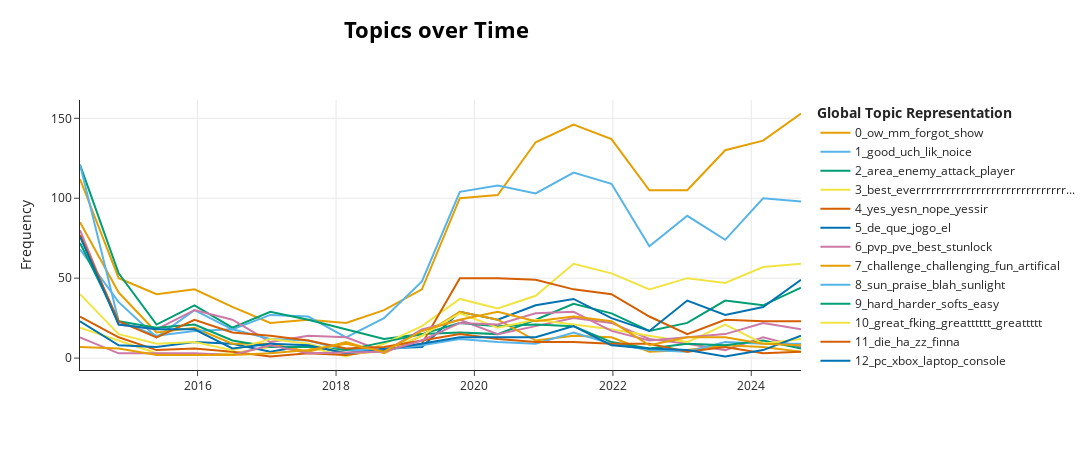

This figure's notebook cell:
### Code cell
pos_model.visualize_topics_over_time(pos_topics_over_time, top_n_topics=15)

### Figure 1 — Plotly figure (JSON) as saved in the notebook; plotly's stock layout.template omitted (floating-point values rounded to 4 significant figures)
{"data": [{"hoverinfo": "text", "hovertext": ["<b>Topic 0</b><br>Words: ow, mm, forgot, show, among", "<b>Topic 0</b><br>Words: ow, mm, forgot, show, among", "<b>Topic 0</b><br>Words: ow, mm, forgot, show, among", "<b>Topic 0</b><br>Words: ow, mm, forgot, show, among", "<b>Topic 0</b><br>Words: ow, mm, forgot, show, among", "<b>Topic 0</b><br>Words: ow, mm, forgot, show, among", "<b>Topic 0</b><br>Words: ow, mm, forgot, show, among", "<b>Topic 0</b><br>Words: ow, mm, forgot, show, among", "<b>Topic 0</b><br>Words: show, ow, mm, forgot, among", "<b>Topic 0</b><br>Words: ow, mm, forgot, show, among", "<b>Topic 0</b><br>Words: ow, mm, forgot, show, among", "<b>Topic 0</b><br>Words: mm, ow, forgot, show, among", "<b>Topic 0</b><br>Words: ow, mm, forgot, show, among", "<b>Topic 0</b><br>Words: among, show, ow, mm, forgot", "<b>Topic 0</b><br>Words: ow, mm, forgot, show, among", "<b>Topic 0</b><br>Words: forgot, ow, mm, show, among", "<b>Topic 0</b><br>Words: ow, mm, forgot, show, among", "<b>Topic 0</b><br>Words: ow, mm, forgot, show, among", "<b>Topic 0</b><br>Words: till, ow, mm, forgot, show", "<b>Topic 0</b><br>Words: last, ow, mm, forgot, show"], "marker": {"color": "#E69F00"}, "mode": "lines", "name": "0_ow_mm_forgot_show", "type": "scatter", "x": ["2014-04-20T18:07:07.316999", "2014-11-10T19:13:09.150000", "2015-05-29T20:17:53.300000", "2015-12-15T21:22:37.449999", "2016-07-02T22:27:21.600000", "2017-01-18T23:32:05.750000", "2017-08-07T00:36:49.900000", "2018-02-23T01:41:34.049999", "2018-09-11T02:46:18.200000", "2019-03-30T03:51:02.350000", "2019-10-16T04:55:46.500000", "2020-05-03T06:00:30.649999", "2020-11-19T07:05:14.800000", "2021-06-07T08:09:58.950000", "2021-12-24T09:14:43.100000", "2022-07-12T10:19:27.249999", "2023-01-28T11:24:11.400000", "2023-08-16T12:28:55.550000", "2024-03-03T13:33:39.700000", "2024-09-19T14:38:23.849999"], "y": [112, 50, 40, 43, 32, 22, 24, 22, 30, 43, 100, 102, 135, 146, 137, 105, 105, 130, 136, 153]}, {"hoverinfo": "text", "hovertext": ["<b>Topic 1</b><br>Words: good, omg, as, uch, lik", "<b>Topic 1</b><br>Words: good, dat, im, god, uch", "<b>Topic 1</b><br>Words: good, uch, lik, noice, dat", "<b>Topic 1</b><br>Words: good, uch, lik, noice, dat", "<b>Topic 1</b><br>Words: good, uch, lik, noice, dat", "<b>Topic 1</b><br>Words: good, uch, lik, noice, dat", "<b>Topic 1</b><br>Words: good, uch, lik, noice, dat", "<b>Topic 1</b><br>Words: good, man, uch, lik, noice", "<b>Topic 1</b><br>Words: good, uch, lik, noice, dat", "<b>Topic 1</b><br>Words: good, noice, uch, lik, dat", "<b>Topic 1</b><br>Words: good, lik, honestly, uch, noice", "<b>Topic 1</b><br>Words: good, uch, vary, lol, lik", "<b>Topic 1</b><br>Words: good, uch, lik, noice, dat", "<b>Topic 1</b><br>Words: good, thats, uch, lik, noice", "<b>Topic 1</b><br>Words: good, please, uch, lik, noice", "<b>Topic 1</b><br>Words: good, uch, lik, noice, dat", "<b>Topic 1</b><br>Words: good, uch, lik, noice, dat", "<b>Topic 1</b><br>Words: good, af, uch, lik, noice", "<b>Topic 1</b><br>Words: good, ol, uch, lik, noice", "<b>Topic 1</b><br>Words: good, uch, lik, noice, dat"], "marker": {"color": "#56B4E9"}, "mode": "lines", "name": "1_good_uch_lik_noice", "type": "scatter", "x": ["2014-04-20T18:07:07.316999", "2014-11-10T19:13:09.150000", "2015-05-29T20:17:53.300000", "2015-12-15T21:22:37.449999", "2016-07-02T22:27:21.600000", "2017-01-18T23:32:05.750000", "2017-08-07T00:36:49.900000", "2018-02-23T01:41:34.049999", "2018-09-11T02:46:18.200000", "2019-03-30T03:51:02.350000", "2019-10-16T04:55:46.500000", "2020-05-03T06:00:30.649999", "2020-11-19T07:05:14.800000", "2021-06-07T08:09:58.950000", "2021-12-24T09:14:43.100000", "2022-07-12T10:19:27.249999", "2023-01-28T11:24:11.400000", "2023-08-16T12:28:55.550000", "2024-03-03T13:33:39.700000", "2024-09-19T14:38:23.849999"], "y": [68, 35, 13, 30, 18, 27, 26, 13, 25, 48, 104, 108, 103, 116, 109, 70, 89, 74, 100, 98]}, {"hoverinfo": "text", "hovertext": ["<b>Topic 2</b><br>Words: player, covenant, attack, item, summon", "<b>Topic 2</b><br>Words: matrixdll, spoiler, area, player, heide", "<b>Topic 2</b><br>Words: dsi, dragon, player, weapon, demon", "<b>Topic 2</b><br>Words: noobforever, attack, player, bonfire, enemy", "<b>Topic 2</b><br>Words: dsiii, summon, dsi, player, area", "<b>Topic 2</b><br>Words: bonfire, design, parry, spoiler, attack", "<b>Topic 2</b><br>Words: covenant, fight, player, enemy, stats", "<b>Topic 2</b><br>Words: player, number, area, certain, bonfire", "<b>Topic 2</b><br>Words: spoiler, summons, shield, invader, ptde", "<b>Topic 2</b><br>Words: case, enemy, weeb, covenant, attack", "<b>Topic 2</b><br>Words: url, check, iii, estus, flask", "<b>Topic 2</b><br>Words: dks, early, roll, adp, area", "<b>Topic 2</b><br>Words: list, enemy, area, several, attack", "<b>Topic 2</b><br>Words: heal, attack, area, enemy, item", "<b>Topic 2</b><br>Words: lothian, fight, axe, attack, roll", "<b>Topic 2</b><br>Words: hr, vendrik, light, level, early", "<b>Topic 2</b><br>Words: zone, attack, enemy, path, king", "<b>Topic 2</b><br>Words: td, dementia, tr, cancer, syndrome", "<b>Topic 2</b><br>Words: move, attack, enemy, spoiler, area", "<b>Topic 2</b><br>Words: spoiler, enemy, crown, bonefire, king"], "marker": {"color": "#009E73"}, "mode": "lines", "name": "2_area_enemy_attack_player", "type": "scatter", "x": ["2014-04-20T18:07:07.316999", "2014-11-10T19:13:09.150000", "2015-05-29T20:17:53.300000", "2015-12-15T21:22:37.449999", "2016-07-02T22:27:21.600000", "2017-01-18T23:32:05.750000", "2017-08-07T00:36:49.900000", "2018-02-23T01:41:34.049999", "2018-09-11T02:46:18.200000", "2019-03-30T03:51:02.350000", "2019-10-16T04:55:46.500000", "2020-05-03T06:00:30.649999", "2020-11-19T07:05:14.800000", "2021-06-07T08:09:58.950000", "2021-12-24T09:14:43.100000", "2022-07-12T10:19:27.249999", "2023-01-28T11:24:11.400000", "2023-08-16T12:28:55.550000", "2024-03-03T13:33:39.700000", "2024-09-19T14:38:23.849999"], "y": [121, 53, 21, 33, 19, 29, 24, 18, 12, 15, 16, 15, 24, 34, 28, 17, 22, 36, 33, 44]}, {"hoverinfo": "text", "hovertext": ["<b>Topic 3</b><br>Words: best, everrrrrrrrrrrrrrrrrrrrrrrrrrrrrrrrrrrrrrrrrrrrrrrrrrrrrrrrrrrrrrrrrrrrrrrrrrrrrrrrrrrrrrrrrrrrrrrrrrrrrrr, ah, btw, proper", "<b>Topic 3</b><br>Words: best, everrrrrrrrrrrrrrrrrrrrrrrrrrrrrrrrrrrrrrrrrrrrrrrrrrrrrrrrrrrrrrrrrrrrrrrrrrrrrrrrrrrrrrrrrrrrrrrrrrrrrrr, proper, job, ah", "<b>Topic 3</b><br>Words: best, everrrrrrrrrrrrrrrrrrrrrrrrrrrrrrrrrrrrrrrrrrrrrrrrrrrrrrrrrrrrrrrrrrrrrrrrrrrrrrrrrrrrrrrrrrrrrrrrrrrrrrr, ah, btw, proper", "<b>Topic 3</b><br>Words: best, everrrrrrrrrrrrrrrrrrrrrrrrrrrrrrrrrrrrrrrrrrrrrrrrrrrrrrrrrrrrrrrrrrrrrrrrrrrrrrrrrrrrrrrrrrrrrrrrrrrrrrr, ah, btw, proper", "<b>Topic 3</b><br>Words: best, lol, everrrrrrrrrrrrrrrrrrrrrrrrrrrrrrrrrrrrrrrrrrrrrrrrrrrrrrrrrrrrrrrrrrrrrrrrrrrrrrrrrrrrrrrrrrrrrrrrrrrrrrr, ah, btw", "<b>Topic 3</b><br>Words: best, everrrrrrrrrrrrrrrrrrrrrrrrrrrrrrrrrrrrrrrrrrrrrrrrrrrrrrrrrrrrrrrrrrrrrrrrrrrrrrrrrrrrrrrrrrrrrrrrrrrrrrr, ah, btw, proper", "<b>Topic 3</b><br>Words: best, hope, everrrrrrrrrrrrrrrrrrrrrrrrrrrrrrrrrrrrrrrrrrrrrrrrrrrrrrrrrrrrrrrrrrrrrrrrrrrrrrrrrrrrrrrrrrrrrrrrrrrrrrr, ah, btw", "<b>Topic 3</b><br>Words: best, everrrrrrrrrrrrrrrrrrrrrrrrrrrrrrrrrrrrrrrrrrrrrrrrrrrrrrrrrrrrrrrrrrrrrrrrrrrrrrrrrrrrrrrrrrrrrrrrrrrrrrr, ah, btw, proper", "<b>Topic 3</b><br>Words: best, everrrrrrrrrrrrrrrrrrrrrrrrrrrrrrrrrrrrrrrrrrrrrrrrrrrrrrrrrrrrrrrrrrrrrrrrrrrrrrrrrrrrrrrrrrrrrrrrrrrrrrr, ah, btw, proper", "<b>Topic 3</b><br>Words: best, btw, everrrrrrrrrrrrrrrrrrrrrrrrrrrrrrrrrrrrrrrrrrrrrrrrrrrrrrrrrrrrrrrrrrrrrrrrrrrrrrrrrrrrrrrrrrrrrrrrrrrrrrr, ah, proper", "<b>Topic 3</b><br>Words: best, everrrrrrrrrrrrrrrrrrrrrrrrrrrrrrrrrrrrrrrrrrrrrrrrrrrrrrrrrrrrrrrrrrrrrrrrrrrrrrrrrrrrrrrrrrrrrrrrrrrrrrr, ah, btw, proper", "<b>Topic 3</b><br>Words: best, everrrrrrrrrrrrrrrrrrrrrrrrrrrrrrrrrrrrrrrrrrrrrrrrrrrrrrrrrrrrrrrrrrrrrrrrrrrrrrrrrrrrrrrrrrrrrrrrrrrrrrr, ah, btw, proper", "<b>Topic 3</b><br>Words: best, ah, everrrrrrrrrrrrrrrrrrrrrrrrrrrrrrrrrrrrrrrrrrrrrrrrrrrrrrrrrrrrrrrrrrrrrrrrrrrrrrrrrrrrrrrrrrrrrrrrrrrrrrr, btw, proper", "<b>Topic 3</b><br>Words: best, everrrrrrrrrrrrrrrrrrrrrrrrrrrrrrrrrrrrrrrrrrrrrrrrrrrrrrrrrrrrrrrrrrrrrrrrrrrrrrrrrrrrrrrrrrrrrrrrrrrrrrr, ah, btw, proper", "<b>Topic 3</b><br>Words: best, clearly, everrrrrrrrrrrrrrrrrrrrrrrrrrrrrrrrrrrrrrrrrrrrrrrrrrrrrrrrrrrrrrrrrrrrrrrrrrrrrrrrrrrrrrrrrrrrrrrrrrrrrrr, ah, btw", "<b>Topic 3</b><br>Words: best, everrrrrrrrrrrrrrrrrrrrrrrrrrrrrrrrrrrrrrrrrrrrrrrrrrrrrrrrrrrrrrrrrrrrrrrrrrrrrrrrrrrrrrrrrrrrrrrrrrrrrrr, ah, btw, proper", "<b>Topic 3</b><br>Words: best, ah, yes, everrrrrrrrrrrrrrrrrrrrrrrrrrrrrrrrrrrrrrrrrrrrrrrrrrrrrrrrrrrrrrrrrrrrrrrrrrrrrrrrrrrrrrrrrrrrrrrrrrrrrrr, btw", "<b>Topic 3</b><br>Words: best, right, everrrrrrrrrrrrrrrrrrrrrrrrrrrrrrrrrrrrrrrrrrrrrrrrrrrrrrrrrrrrrrrrrrrrrrrrrrrrrrrrrrrrrrrrrrrrrrrrrrrrrrr, ah, btw", "<b>Topic 3</b><br>Words: best, everrrrrrrrrrrrrrrrrrrrrrrrrrrrrrrrrrrrrrrrrrrrrrrrrrrrrrrrrrrrrrrrrrrrrrrrrrrrrrrrrrrrrrrrrrrrrrrrrrrrrrr, ah, btw, proper", "<b>Topic 3</b><br>Words: best, everrrrrrrrrrrrrrrrrrrrrrrrrrrrrrrrrrrrrrrrrrrrrrrrrrrrrrrrrrrrrrrrrrrrrrrrrrrrrrrrrrrrrrrrrrrrrrrrrrrrrrr, ah, btw, proper"], "marker": {"color": "#F0E442"}, "mode": "lines", "name": "3_best_everrrrrrrrrrrrrrrrrrrrrrrrrrrrrr...", "type": "scatter", "x": ["2014-04-20T18:07:07.316999", "2014-11-10T19:13:09.150000", "2015-05-29T20:17:53.300000", "2015-12-15T21:22:37.449999", "2016-07-02T22:27:21.600000", "2017-01-18T23:32:05.750000", "2017-08-07T00:36:49.900000", "2018-02-23T01:41:34.049999", "2018-09-11T02:46:18.200000", "2019-03-30T03:51:02.350000", "2019-10-16T04:55:46.500000", "2020-05-03T06:00:30.649999", "2020-11-19T07:05:14.800000", "2021-06-07T08:09:58.950000", "2021-12-24T09:14:43.100000", "2022-07-12T10:19:27.249999", "2023-01-28T11:24:11.400000", "2023-08-16T12:28:55.550000", "2024-03-03T13:33:39.700000", "2024-09-19T14:38:23.849999"], "y": [19, 11, 3, 2, 3, 7, 7, 1, 9, 20, 37, 31, 39, 59, 53, 43, 50, 47, 57, 59]}, {"hoverinfo": "text", "hovertext": ["<b>Topic 4</b><br>Words: yes, hahahahaha, nope, reccomend, yesn", "<b>Topic 4</b><br>Words: yes, nope, yesn, yessir, hahahahaha", "<b>Topic 4</b><br>Words: yes, yesn, nope, yessir, hahahahaha", "<b>Topic 4</b><br>Words: yes, yesn, nope, yessir, hahahahaha", "<b>Topic 4</b><br>Words: yes, yesn, nope, yessir, hahahahaha", "<b>Topic 4</b><br>Words: yes, yesn, nope, yessir, hahahahaha", "<b>Topic 4</b><br>Words: yes, yesn, nope, yessir, hahahahaha", "<b>Topic 4</b><br>Words: yes, yesn, nope, yessir, hahahahaha", "<b>Topic 4</b><br>Words: yes, yesn, nope, yessir, hahahahaha", "<b>Topic 4</b><br>Words: yes, yesn, nope, yessir, hahahahaha", "<b>Topic 4</b><br>Words: yes, yesn, nope, yessir, hahahahaha", "<b>Topic 4</b><br>Words: yes, yesn, nope, yessir, hahahahaha", "<b>Topic 4</b><br>Words: yes, yesn, nope, yessir, hahahahaha", "<b>Topic 4</b><br>Words: yes, bro, sir, yesn, nope", "<b>Topic 4</b><br>Words: yes, yesn, nope, yessir, hahahahaha", "<b>Topic 4</b><br>Words: yes, yesn, nope, yessir, hahahahaha", "<b>Topic 4</b><br>Words: yes, yesn, nope, yessir, hahahahaha", "<b>Topic 4</b><br>Words: yes, yessir, yesn, nope, hahahahaha", "<b>Topic 4</b><br>Words: yes, yesn, nope, yessir, hahahahaha", "<b>Topic 4</b><br>Words: yes, yesn, nope, yessir, hahahahaha"], "marker": {"color": "#D55E00"}, "mode": "lines", "name": "4_yes_yesn_nope_yessir", "type": "scatter", "x": ["2014-04-20T18:07:07.316999", "2014-11-10T19:13:09.150000", "2015-05-29T20:17:53.300000", "2015-12-15T21:22:37.449999", "2016-07-02T22:27:21.600000", "2017-01-18T23:32:05.750000", "2017-08-07T00:36:49.900000", "2018-02-23T01:41:34.049999", "2018-09-11T02:46:18.200000", "2019-03-30T03:51:02.350000", "2019-10-16T04:55:46.500000", "2020-05-03T06:00:30.649999", "2020-11-19T07:05:14.800000", "2021-06-07T08:09:58.950000", "2021-12-24T09:14:43.100000", "2022-07-12T10:19:27.249999", "2023-01-28T11:24:11.400000", "2023-08-16T12:28:55.550000", "2024-03-03T13:33:39.700000", "2024-09-19T14:38:23.849999"], "y": [26, 13, 5, 6, 4, 1, 3, 2, 5, 9, 50, 50, 49, 43, 40, 26, 15, 24, 23, 23]}, {"hoverinfo": "text", "hovertext": ["<b>Topic 5</b><br>Words: que, de, jogo, el, bom", "<b>Topic 5</b><br>Words: de, que, jogo, la, le", "<b>Topic 5</b><br>Words: que, el, jogo, de, ncia", "<b>Topic 5</b><br>Words: que, jogo, de, vai, morrer", "<b>Topic 5</b><br>Words: de, que, el, en, la", "<b>Topic 5</b><br>Words: que, de, en, su, la", "<b>Topic 5</b><br>Words: que, la, el, se, de", "<b>Topic 5</b><br>Words: morrer, perfeito, matar, mais, se", "<b>Topic 5</b><br>Words: el, totales, necesitas, favorita, tanti", "<b>Topic 5</b><br>Words: de, el, que, lo, un", "<b>Topic 5</b><br>Words: que, juegazo, jogo, de, pero", "<b>Topic 5</b><br>Words: jogo, que, de, ma, um", "<b>Topic 5</b><br>Words: novo, de, que, el, um", "<b>Topic 5</b><br>Words: que, jogo, de, um, mais", "<b>Topic 5</b><br>Words: de, la, que, el, pero", "<b>Topic 5</b><br>Words: que, de, pra, jogo, voc", "<b>Topic 5</b><br>Words: de, que, jogo, el, la", "<b>Topic 5</b><br>Words: te, odeio, amo, que, de", "<b>Topic 5</b><br>Words: de, que, juego, la, el", "<b>Topic 5</b><br>Words: de, que, jogo, la, el"], "marker": {"color": "#0072B2"}, "mode": "lines", "name": "5_de_que_jogo_el", "type": "scatter", "x": ["2014-04-20T18:07:07.316999", "2014-11-10T19:13:09.150000", "2015-05-29T20:17:53.300000", "2015-12-15T21:22:37.449999", "2016-07-02T22:27:21.600000", "2017-01-18T23:32:05.750000", "2017-08-07T00:36:49.900000", "2018-02-23T01:41:34.049999", "2018-09-11T02:46:18.200000", "2019-03-30T03:51:02.350000", "2019-10-16T04:55:46.500000", "2020-05-03T06:00:30.649999", "2020-11-19T07:05:14.800000", "2021-06-07T08:09:58.950000", "2021-12-24T09:14:43.100000", "2022-07-12T10:19:27.249999", "2023-01-28T11:24:11.400000", "2023-08-16T12:28:55.550000", "2024-03-03T13:33:39.700000", "2024-09-19T14:38:23.849999"], "y": [23, 8, 7, 10, 9, 4, 8, 3, 6, 7, 29, 24, 33, 37, 25, 17, 36, 27, 32, 49]}, {"hoverinfo": "text", "hovertext": ["<b>Topic 6</b><br>Words: pvp, pve, unbalance, latency, hacker", "<b>Topic 6</b><br>Words: pvp, pve, watting, raipers, againsts", "<b>Topic 6</b><br>Words: stunlock, pvp, pve, ballz, zuck", "<b>Topic 6</b><br>Words: pvp, pve, infinetly, tstorm, drumstick", "<b>Topic 6</b><br>Words: pvp, pve, female, weapans, anillo", "<b>Topic 6</b><br>Words: pve, pvp, blight, sentence, bull", "<b>Topic 6</b><br>Words: pvp, forced, neato, ping, ambush", "<b>Topic 6</b><br>Words: pvp, noxious, teehee, moar, dumpster", "<b>Topic 6</b><br>Words: actuall, pussy, ton, pvp, count", "<b>Topic 6</b><br>Words: pvp, tipper, fedora, pve, godlike", "<b>Topic 6</b><br>Words: pvp, pve, conection, lp, anyhow", "<b>Topic 6</b><br>Words: pvp, pve, refuge, campaing, magnificence", "<b>Topic 6</b><br>Words: pvp, pve, matchmacking, regerts, simillar", "<b>Topic 6</b><br>Words: pvp, pve, estoc, pagchomp, vag", "<b>Topic 6</b><br>Words: pvp, pve, brst, crazi, slots", "<b>Topic 6</b><br>Words: pvp, spammer, server, acolyte, unknown", "<b>Topic 6</b><br>Words: griefers, pvp, raid, frequent, dogshit", "<b>Topic 6</b><br>Words: cosmetic, sol, medieval, pvp, experiment", "<b>Topic 6</b><br>Words: ole, pvp, vip, methinks, pve", "<b>Topic 6</b><br>Words: swordplay, comp, pvp, cringe, bonus"], "marker": {"color": "#CC79A7"}, "mode": "lines", "name": "6_pvp_pve_best_stunlock", "type": "scatter", "x": ["2014-04-20T18:07:07.316999", "2014-11-10T19:13:09.150000", "2015-05-29T20:17:53.300000", "2015-12-15T21:22:37.449999", "2016-07-02T22:27:21.600000", "2017-01-18T23:32:05.750000", "2017-08-07T00:36:49.900000", "2018-02-23T01:41:34.049999", "2018-09-11T02:46:18.200000", "2019-03-30T03:51:02.350000", "2019-10-16T04:55:46.500000", "2020-05-03T06:00:30.649999", "2020-11-19T07:05:14.800000", "2021-06-07T08:09:58.950000", "2021-12-24T09:14:43.100000", "2022-07-12T10:19:27.249999", "2023-01-28T11:24:11.400000", "2023-08-16T12:28:55.550000", "2024-03-03T13:33:39.700000", "2024-09-19T14:38:23.849999"], "y": [80, 21, 18, 30, 24, 10, 14, 13, 4, 18, 24, 15, 20, 25, 22, 12, 9, 5, 13, 7]}, {"hoverinfo": "text", "hovertext": ["<b>Topic 7</b><br>Words: challenge, challenging, artifical, fun, centry", "<b>Topic 7</b><br>Words: challenge, challenging, defenately, supah, yourslf", "<b>Topic 7</b><br>Words: challenge, messing, challenging, favorites, closely", "<b>Topic 7</b><br>Words: challenge, challenging, soooo, reccomendo, mokney", "<b>Topic 7</b><br>Words: squooshed, challenge, challenging, ver, pleased", "<b>Topic 7</b><br>Words: sophisticatioadawdw, awd, difficeurewlt, challenge, gift", "<b>Topic 7</b><br>Words: daily, challenge, affect, regret, satisfy", "<b>Topic 7</b><br>Words: littt, challenge, lul, opinon, hungry", "<b>Topic 7</b><br>Words: grasp, timing, hop, ago, challenge", "<b>Topic 7</b><br>Words: challenge, grapchical, aaaaaarrrrghhhh, challenging, mutant", "<b>Topic 7</b><br>Words: challenge, challenging, haaard, pastime, awesomely", "<b>Topic 7</b><br>Words: challenge, aaaaaaaaaaaaaaaaaaaaaaaaaaaaaaaaaaaaaaaaaaaaaaaaaaaaaaaaaaaaaahhhhhhhhhhhhhhhhhhhhhhhhhhhhhhhhhhhhhhhhhhhhhh, aaaaaaaaaaaaaaaaaaaaaaaaaaaaaaaaahhhhhhhhhhhhhhhhhhhhhhhhhhhhhhhhhhhhhhhhhhhhhhhhhhhhhhhh, legendary, welcomed", "<b>Topic 7</b><br>Words: challenge, finnished, enimies, challenging, gratify", "<b>Topic 7</b><br>Words: challenge, challenging, differently, generally, overcome", "<b>Topic 7</b><br>Words: challenge, supercell, everdale, peacefully, obtuse", "<b>Topic 7</b><br>Words: extreme, numerous, challenge, ability, amazing", "<b>Topic 7</b><br>Words: stressing, memed, challenge, eh, research", "<b>Topic 7</b><br>Words: scrabble, challenged, ame, certify, fulfil", "<b>Topic 7</b><br>Words: understnad, ounce, challenge, buggy, accomplish", "<b>Topic 7</b><br>Words: challengeing, bid, yo, challenge, challenging"], "marker": {"color": "#E69F00"}, "mode": "lines", "name": "7_challenge_challenging_fun_artifical", "type": "scatter", "x": ["2014-04-20T18:07:07.316999", "2014-11-10T19:13:09.150000", "2015-05-29T20:17:53.300000", "2015-12-15T21:22:37.449999", "2016-07-02T22:27:21.600000", "2017-01-18T23:32:05.750000", "2017-08-07T00:36:49.900000", "2018-02-23T01:41:34.049999", "2018-09-11T02:46:18.200000", "2019-03-30T03:51:02.350000", "2019-10-16T04:55:46.500000", "2020-05-03T06:00:30.649999", "2020-11-19T07:05:14.800000", "2021-06-07T08:09:58.950000", "2021-12-24T09:14:43.100000", "2022-07-12T10:19:27.249999", "2023-01-28T11:24:11.400000", "2023-08-16T12:28:55.550000", "2024-03-03T13:33:39.700000", "2024-09-19T14:38:23.849999"], "y": [85, 41, 16, 19, 9, 9, 4, 10, 3, 14, 29, 24, 11, 14, 13, 4, 5, 8, 7, 4]}, {"hoverinfo": "text", "hovertext": ["<b>Topic 8</b><br>Words: sun, praise, blah, sunlight, sunny", "<b>Topic 8</b><br>Words: sun, praise, sunlight, magnificent, fell", "<b>Topic 8</b><br>Words: sun, praise, biatch, fucking, blah", "<b>Topic 8</b><br>Words: sun, praise, energy, goty, addict", "<b>Topic 8</b><br>Words: sun, praise, hole, blah, sunlight", "<b>Topic 8</b><br>Words: sun, praise, sunny, blah, sunlight", "<b>Topic 8</b><br>Words: sun, praise, consume, wary, therefore", "<b>Topic 8</b><br>Words: sun, blah, praise, meme, tongue", "<b>Topic 8</b><br>Words: sun, praise, dark, blah, even", "<b>Topic 8</b><br>Words: sun, praise, uncle, creepy, glory", "<b>Topic 8</b><br>Words: sun, praise, mother, importantly, laugh", "<b>Topic 8</b><br>Words: sun, praise, paise, blah, sunlight", "<b>Topic 8</b><br>Words: sun, praise, light, suck, beautiful", "<b>Topic 8</b><br>Words: sun, praise, ok, pain, complete", "<b>Topic 8</b><br>Words: sun, praise, completion, difficulty, blah", "<b>Topic 8</b><br>Words: sun, praise, server, back, blah", "<b>Topic 8</b><br>Words: sun, praise, blah, sunlight, sunny", "<b>Topic 8</b><br>Words: sun, praise, introspection, salute, moon", "<b>Topic 8</b><br>Words: sun, praise, hoorah, swallow, da", "<b>Topic 8</b><br>Words: sun, praise, persists, luv, pray"], "marker": {"color": "#56B4E9"}, "mode": "lines", "name": "8_sun_praise_blah_sunlight", "type": "scatter", "x": ["2014-04-20T18:07:07.316999", "2014-11-10T19:13:09.150000", "2015-05-29T20:17:53.300000", "2015-12-15T21:22:37.449999", "2016-07-02T22:27:21.600000", "2017-01-18T23:32:05.750000", "2017-08-07T00:36:49.900000", "2018-02-23T01:41:34.049999", "2018-09-11T02:46:18.200000", "2019-03-30T03:51:02.350000", "2019-10-16T04:55:46.500000", "2020-05-03T06:00:30.649999", "2020-11-19T07:05:14.800000", "2021-06-07T08:09:58.950000", "2021-12-24T09:14:43.100000", "2022-07-12T10:19:27.249999", "2023-01-28T11:24:11.400000", "2023-08-16T12:28:55.550000", "2024-03-03T13:33:39.700000", "2024-09-19T14:38:23.849999"], "y": [121, 23, 14, 17, 18, 12, 11, 5, 5, 8, 12, 10, 9, 16, 9, 5, 4, 10, 9, 9]}, {"hoverinfo": "text", "hovertext": ["<b>Topic 9</b><br>Words: hard, harder, nipple, dam, absurdly", "<b>Topic 9</b><br>Words: hard, utiful, pudding, furious, sould", "<b>Topic 9</b><br>Words: harder, ememies, hard, fofg, diffculty", "<b>Topic 9</b><br>Words: hard, rps, ranch, hd, photo", "<b>Topic 9</b><br>Words: dwayne, algebra, johnson, chinese, hard", "<b>Topic 9</b><br>Words: goddamn, hard, lol, imo, weird", "<b>Topic 9</b><br>Words: ddd, exam, unpredictable, following, hard", "<b>Topic 9</b><br>Words: vastly, hd, kinda, hard, everyone", "<b>Topic 9</b><br>Words: mackrel, labor, kappa, hard, parent", "<b>Topic 9</b><br>Words: boses, positevely, sasha, crunchy, hard", "<b>Topic 9</b><br>Words: hard, iz, hdp, dawg, wah", "<b>Topic 9</b><br>Words: hard, preggers, mahhh, maaah, gawwwd", "<b>Topic 9</b><br>Words: peen, hard, crunchy, elderly, crunch", "<b>Topic 9</b><br>Words: hard, kindergarden, comback, jeffrey, epstein", "<b>Topic 9</b><br>Words: bail, mush, sooo, weirdly, hard", "<b>Topic 9</b><br>Words: tempt, geometry, dash, hard, rough", "<b>Topic 9</b><br>Words: unpurchasable, plis, softs, hard, dumb", "<b>Topic 9</b><br>Words: softs, prove, harder, possibly, hard", "<b>Topic 9</b><br>Words: fraudizaki, sans, unbelievably, hard, cook", "<b>Topic 9</b><br>Words: softs, objectively, hard, yeah, actually"], "marker": {"color": "#009E73"}, "mode": "lines", "name": "9_hard_harder_softs_easy", "type": "scatter", "x": ["2014-04-20T18:07:07.316999", "2014-11-10T19:13:09.150000", "2015-05-29T20:17:53.300000", "2015-12-15T21:22:37.449999", "2016-07-02T22:27:21.600000", "2017-01-18T23:32:05.750000", "2017-08-07T00:36:49.900000", "2018-02-23T01:41:34.049999", "2018-09-11T02:46:18.200000", "2019-03-30T03:51:02.350000", "2019-10-16T04:55:46.500000", "2020-05-03T06:00:30.649999", "2020-11-19T07:05:14.800000", "2021-06-07T08:09:58.950000", "2021-12-24T09:14:43.100000", "2022-07-12T10:19:27.249999", "2023-01-28T11:24:11.400000", "2023-08-16T12:28:55.550000", "2024-03-03T13:33:39.700000", "2024-09-19T14:38:23.849999"], "y": [72, 23, 19, 21, 11, 7, 7, 5, 10, 15, 22, 20, 21, 20, 10, 6, 9, 8, 11, 6]}, {"hoverinfo": "text", "hovertext": ["<b>Topic 10</b><br>Words: great, fking, greattttt, greatttttt, outta", "<b>Topic 10</b><br>Words: great, fking, greattttt, greatttttt, outta", "<b>Topic 10</b><br>Words: great, fking, greattttt, greatttttt, outta", "<b>Topic 10</b><br>Words: great, fking, greattttt, greatttttt, outta", "<b>Topic 10</b><br>Words: great, fking, greattttt, greatttttt, outta", "<b>Topic 10</b><br>Words: great, fking, greattttt, greatttttt, outta", "<b>Topic 10</b><br>Words: great, fking, greattttt, greatttttt, outta", "<b>Topic 10</b><br>Words: great, fking, greattttt, greatttttt, outta", "<b>Topic 10</b><br>Words: great, fking, greattttt, greatttttt, outta", "<b>Topic 10</b><br>Words: great, fking, greattttt, greatttttt, outta", "<b>Topic 10</b><br>Words: great, greattttt, greatttttt, outta, fking", "<b>Topic 10</b><br>Words: great, fking, greattttt, greatttttt, outta", "<b>Topic 10</b><br>Words: great, fking, greattttt, greatttttt, outta", "<b>Topic 10</b><br>Words: great, fking, greattttt, greatttttt, outta", "<b>Topic 10</b><br>Words: great, fking, greattttt, greatttttt, outta", "<b>Topic 10</b><br>Words: great, fking, greattttt, greatttttt, outta", "<b>Topic 10</b><br>Words: great, fking, greattttt, greatttttt, outta", "<b>Topic 10</b><br>Words: great, fking, greattttt, greatttttt, outta", "<b>Topic 10</b><br>Words: great, wonderful, fking, greattttt, greatttttt", "<b>Topic 10</b><br>Words: great, fking, greattttt, greatttttt, outta"], "marker": {"color": "#F0E442"}, "mode": "lines", "name": "10_great_fking_greatttttt_greattttt", "type": "scatter", "x": ["2014-04-20T18:07:07.316999", "2014-11-10T19:13:09.150000", "2015-05-29T20:17:53.300000", "2015-12-15T21:22:37.449999", "2016-07-02T22:27:21.600000", "2017-01-18T23:32:05.750000", "2017-08-07T00:36:49.900000", "2018-02-23T01:41:34.049999", "2018-09-11T02:46:18.200000", "2019-03-30T03:51:02.350000", "2019-10-16T04:55:46.500000", "2020-05-03T06:00:30.649999", "2020-11-19T07:05:14.800000", "2021-06-07T08:09:58.950000", "2021-12-24T09:14:43.100000", "2022-07-12T10:19:27.249999", "2023-01-28T11:24:11.400000", "2023-08-16T12:28:55.550000", "2024-03-03T13:33:39.700000", "2024-09-19T14:38:23.849999"], "y": [40, 15, 9, 10, 5, 12, 9, 3, 4, 14, 28, 19, 24, 21, 18, 14, 10, 21, 9, 12]}, {"hoverinfo": "text", "hovertext": ["<b>Topic 11</b><br>Words: die, zz, willl, tim, slug", "<b>Topic 11</b><br>Words: die, sometimes, ha, zz, finna", "<b>Topic 11</b><br>Words: die, lie, yeah, ha, zz", "<b>Topic 11</b><br>Words: die, sometimes, ha, zz, finna", "<b>Topic 11</b><br>Words: die, oh, ha, zz, finna", "<b>Topic 11</b><br>Words: die, ha, zz, finna, willl", "<b>Topic 11</b><br>Words: die, ha, zz, finna, willl", "<b>Topic 11</b><br>Words: die, sure, ha, zz, finna", "<b>Topic 11</b><br>Words: die, ha, zz, finna, willl", "<b>Topic 11</b><br>Words: die, ha, zz, finna, willl", "<b>Topic 11</b><br>Words: die, ha, nerd, ah, thats", "<b>Topic 11</b><br>Words: finna, die, ha, zz, willl", "<b>Topic 11</b><br>Words: die, didnt, ha, zz, finna", "<b>Topic 11</b><br>Words: die, son, must, ha, zz", "<b>Topic 11</b><br>Words: die, yes, ha, zz, finna", "<b>Topic 11</b><br>Words: die, ha, zz, finna, willl", "<b>Topic 11</b><br>Words: yay, die, ha, zz, finna", "<b>Topic 11</b><br>Words: die, ha, zz, finna, willl", "<b>Topic 11</b><br>Words: die, ha, zz, finna, willl", "<b>Topic 11</b><br>Words: die, ha, zz, finna, willl"], "marker": {"color": "#D55E00"}, "mode": "lines", "name": "11_die_ha_zz_finna", "type": "scatter", "x": ["2014-04-20T18:07:07.316999", "2014-11-10T19:13:09.150000", "2015-05-29T20:17:53.300000", "2015-12-15T21:22:37.449999", "2016-07-02T22:27:21.600000", "2017-01-18T23:32:05.750000", "2017-08-07T00:36:49.900000", "2018-02-23T01:41:34.049999", "2018-09-11T02:46:18.200000", "2019-03-30T03:51:02.350000", "2019-10-16T04:55:46.500000", "2020-05-03T06:00:30.649999", "2020-11-19T07:05:14.800000", "2021-06-07T08:09:58.950000", "2021-12-24T09:14:43.100000", "2022-07-12T10:19:27.249999", "2023-01-28T11:24:11.400000", "2023-08-16T12:28:55.550000", "2024-03-03T13:33:39.700000", "2024-09-19T14:38:23.849999"], "y": [77, 23, 13, 24, 16, 14, 11, 6, 7, 11, 15, 12, 10, 10, 9, 9, 4, 7, 3, 4]}, {"hoverinfo": "text", "hovertext": ["<b>Topic 12</b><br>Words: pc, console, xbox, resolution, version", "<b>Topic 12</b><br>Words: pc, console, minimum, crash, version", "<b>Topic 12</b><br>Words: pc, fps, card, framerate, minimum", "<b>Topic 12</b><br>Words: pc, computer, xbox, card, laptop", "<b>Topic 12</b><br>Words: dscm, desighed, chinses, chinises, laptop", "<b>Topic 12</b><br>Words: preeeeeety, booting, pc, xboxone, macbook", "<b>Topic 12</b><br>Words: gb, spec, os, ata, sandisk", "<b>Topic 12</b><br>Words: evironments, soooooooo, pentium, gt, pleased", "<b>Topic 12</b><br>Words: invanded, laptop, becuz, optimized, spec", "<b>Topic 12</b><br>Words: device, xbox, pc, maxes, manager", "<b>Topic 12</b><br>Words: pc, ubuntu, fond, hd, fibre", "<b>Topic 12</b><br>Words: aweare, aweassome, elementary, pc, xbox", "<b>Topic 12</b><br>Words: laptop, pc, gb, ram, xbox", "<b>Topic 12</b><br>Words: xbox, pc, laptop, vram, suporrt", "<b>Topic 12</b><br>Words: aghhh, pc, sadge, broke, nonstop", "<b>Topic 12</b><br>Words: fullcreen, utter, hundereds, pc, amass", "<b>Topic 12</b><br>Words: log, xbox, potato, clunky, platform", "<b>Topic 12</b><br>Words: xbox, hundred, another, put, black", "<b>Topic 12</b><br>Words: fallback, godpiece, fcking, pc, implementation", "<b>Topic 12</b><br>Words: minimize, monitor, pc, fullscreen, xbox"], "marker": {"color": "#0072B2"}, "mode": "lines", "name": "12_pc_xbox_laptop_console", "type": "scatter", "x": ["2014-04-20T18:07:07.316999", "2014-11-10T19:13:09.150000", "2015-05-29T20:17:53.300000", "2015-12-15T21:22:37.449999", "2016-07-02T22:27:21.600000", "2017-01-18T23:32:05.750000", "2017-08-07T00:36:49.900000", "2018-02-23T01:41:34.049999", "2018-09-11T02:46:18.200000", "2019-03-30T03:51:02.350000", "2019-10-16T04:55:46.500000", "2020-05-03T06:00:30.649999", "2020-11-19T07:05:14.800000", "2021-06-07T08:09:58.950000", "2021-12-24T09:14:43.100000", "2022-07-12T10:19:27.249999", "2023-01-28T11:24:11.400000", "2023-08-16T12:28:55.550000", "2024-03-03T13:33:39.700000", "2024-09-19T14:38:23.849999"], "y": [76, 21, 18, 18, 6, 9, 8, 3, 5, 9, 13, 13, 13, 20, 8, 6, 5, 1, 5, 14]}, {"hoverinfo": "text", "hovertext": ["<b>Topic 13</b><br>Words: fun, pant, crazy, ive, cassual", "<b>Topic 13</b><br>Words: gritty, fun, troy, cassual, fung", "<b>Topic 13</b><br>Words: magical, fun, troy, cassual, fung", "<b>Topic 13</b><br>Words: fun, troy, cassual, fung, ha", "<b>Topic 13</b><br>Words: fun, troy, cassual, fung, ha", "<b>Topic 13</b><br>Words: fun, nutshell, haha, last, fung", "<b>Topic 13</b><br>Words: fun, troy, cassual, fung, ha", "<b>Topic 13</b><br>Words: fun, troy, cassual, fung, ha", "<b>Topic 13</b><br>Words: fun, sound, cassual, fung, troy", "<b>Topic 13</b><br>Words: fun, funnn, troy, cassual, fung", "<b>Topic 13</b><br>Words: fun, ha, popcorn, food, boy", "<b>Topic 13</b><br>Words: fun, troy, stuff, work, cassual", "<b>Topic 13</b><br>Words: fun, fung, another, always, cassual", "<b>Topic 13</b><br>Words: fun, scary, work, cassual, troy", "<b>Topic 13</b><br>Words: fun, even, cassual, fung, troy", "<b>Topic 13</b><br>Words: fun, troy, cassual, fung, ha", "<b>Topic 13</b><br>Words: fun, abuse, stupid, mostly, fair", "<b>Topic 13</b><br>Words: fun, cassual, spambush, scuffed, hope", "<b>Topic 13</b><br>Words: fun, hehe, troy, cassual, fung"], "marker": {"color": "#CC79A7"}, "mode": "lines", "name": "13_fun_cassual_troy_fung", "type": "scatter", "x": ["2014-04-20T18:07:07.316999", "2014-11-10T19:13:09.150000", "2015-05-29T20:17:53.300000", "2015-12-15T21:22:37.449999", "2016-07-02T22:27:21.600000", "2017-01-18T23:32:05.750000", "2017-08-07T00:36:49.900000", "2018-09-11T02:46:18.200000", "2019-03-30T03:51:02.350000", "2019-10-16T04:55:46.500000", "2020-05-03T06:00:30.649999", "2020-11-19T07:05:14.800000", "2021-06-07T08:09:58.950000", "2021-12-24T09:14:43.100000", "2022-07-12T10:19:27.249999", "2023-01-28T11:24:11.400000", "2023-08-16T12:28:55.550000", "2024-03-03T13:33:39.700000", "2024-09-19T14:38:23.849999"], "y": [13, 3, 3, 3, 2, 8, 3, 4, 11, 22, 21, 28, 29, 17, 11, 13, 15, 22, 18]}, {"hoverinfo": "text", "hovertext": ["<b>Topic 14</b><br>Words: nice, niceeeeeeeeeee, yi, yes, yeah", "<b>Topic 14</b><br>Words: nice, yeah, yes, niceeeeeeeeeee, yi", "<b>Topic 14</b><br>Words: nice, niceeeeeeeeeee, yi, yes, yeah", "<b>Topic 14</b><br>Words: nice, niceeeeeeeeeee, yi, yes, yeah", "<b>Topic 14</b><br>Words: nice, niceeeeeeeeeee, yi, yes, yeah", "<b>Topic 14</b><br>Words: nice, niceeeeeeeeeee, yi, yes, yeah", "<b>Topic 14</b><br>Words: nice, niceeeeeeeeeee, yi, yes, yeah", "<b>Topic 14</b><br>Words: nice, niceeeeeeeeeee, yi, yes, yeah", "<b>Topic 14</b><br>Words: nice, niceeeeeeeeeee, yi, yes, yeah", "<b>Topic 14</b><br>Words: nice, yi, niceeeeeeeeeee, yes, yeah", "<b>Topic 14</b><br>Words: nice, niceeeeeeeeeee, yi, kill, yes", "<b>Topic 14</b><br>Words: nice, niceeeeeeeeeee, yi, yes, yeah", "<b>Topic 14</b><br>Words: nice, niceeeeeeeeeee, yes, yi, yeah", "<b>Topic 14</b><br>Words: nice, niceeeeeeeeeee, yi, yes, yeah", "<b>Topic 14</b><br>Words: nice, niceeeeeeeeeee, yi, yes, yeah", "<b>Topic 14</b><br>Words: nice, niceeeeeeeeeee, yi, yes, yeah", "<b>Topic 14</b><br>Words: nice, niceeeeeeeeeee, yi, yes, yeah", "<b>Topic 14</b><br>Words: nice, niceeeeeeeeeee, yi, yes, yeah", "<b>Topic 14</b><br>Words: nice, niceeeeeeeeeee, yi, yes, yeah", "<b>Topic 14</b><br>Words: nice, niceeeeeeeeeee, yi, yes, yeah"], "marker": {"color": "#E69F00"}, "mode": "lines", "name": "14_nice_niceeeeeeeeeee_yi_yes", "type": "scatter", "x": ["2014-04-20T18:07:07.316999", "2014-11-10T19:13:09.150000", "2015-05-29T20:17:53.300000", "2015-12-15T21:22:37.449999", "2016-07-02T22:27:21.600000", "2017-01-18T23:32:05.750000", "2017-08-07T00:36:49.900000", "2018-02-23T01:41:34.049999", "2018-09-11T02:46:18.200000", "2019-03-30T03:51:02.350000", "2019-10-16T04:55:46.500000", "2020-05-03T06:00:30.649999", "2020-11-19T07:05:14.800000", "2021-06-07T08:09:58.950000", "2021-12-24T09:14:43.100000", "2022-07-12T10:19:27.249999", "2023-01-28T11:24:11.400000", "2023-08-16T12:28:55.550000", "2024-03-03T13:33:39.700000", "2024-09-19T14:38:23.849999"], "y": [7, 6, 2, 2, 2, 3, 5, 9, 4, 17, 24, 29, 23, 26, 23, 8, 13, 13, 9, 8]}], "layout": {"height": 450, "hoverlabel": {"bgcolor": "white", "font": {"family": "Rockwell", "size": 16}}, "legend": {"title": {"text": "<b>Global Topic Representation"}}, "title": {"font": {"color": "Black", "size": 22}, "text": "<b>Topics over Time</b>", "x": 0.4, "xanchor": "center", "y": 0.95, "yanchor": "top"}, "width": 1250, "xaxis": {"showgrid": true}, "yaxis": {"showgrid": true, "title": {"text": "Frequency"}}}}
